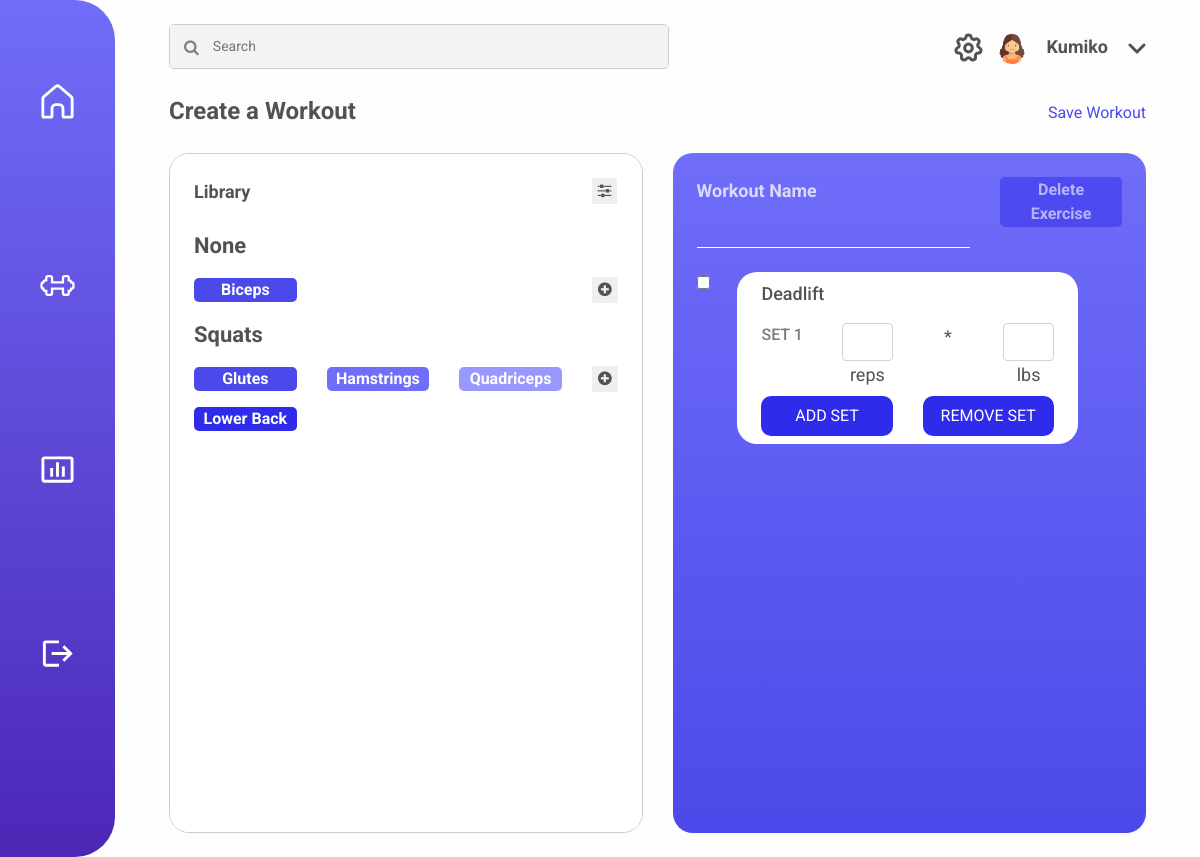
Page /create-workout/ (signed in) on the earlier database version.
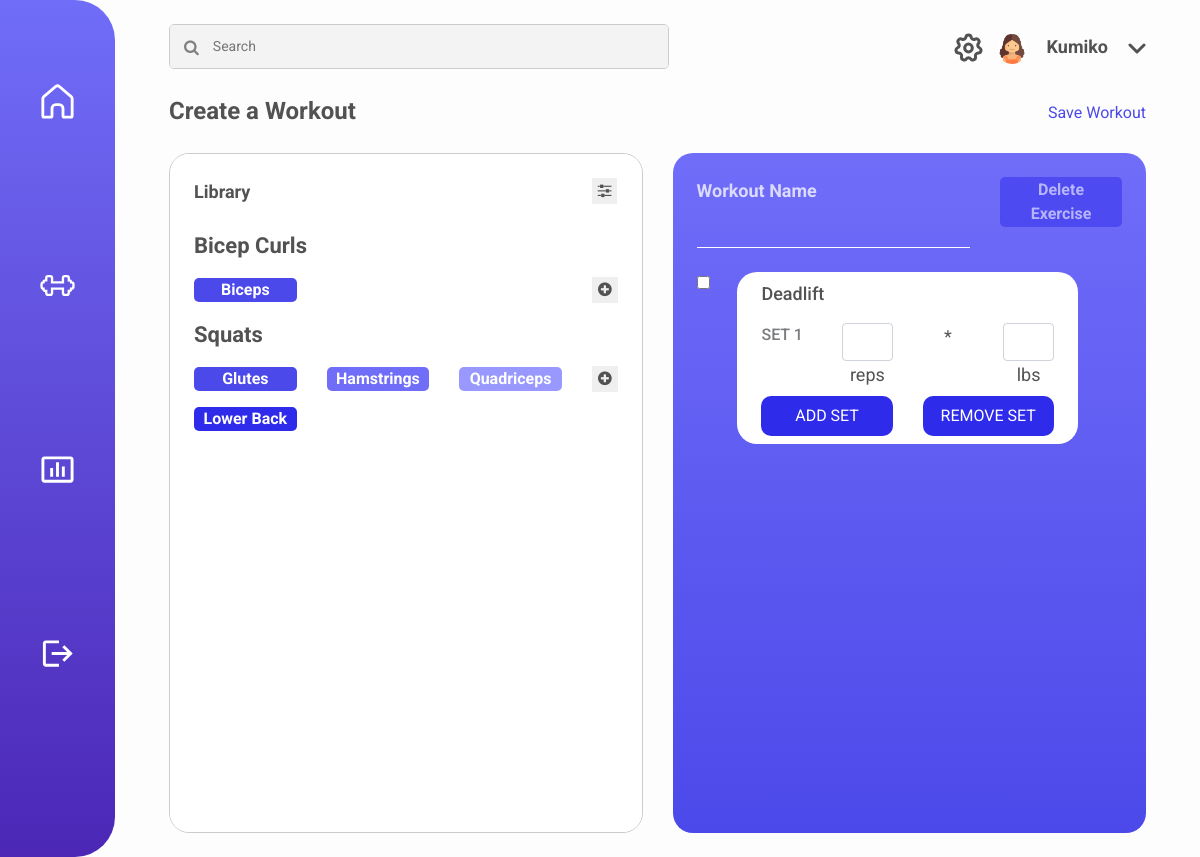
Same page on the later database version.
### dashboard/models.py (models this page shows)
class ExerciseType(models.Model):
	TYPES = (
		('Bicep-Curls', 'Bicep Curls'),
		('Squats', 'Squats'),
		('Jumping-Jacks', 'Jumping Jacks'),
		('Bench-Press', 'Bench Press'),
		('Bulgarian-Split-Squat', 'Bulgarian Split Squat'),
		('Chest-Fly', 'Chest Fly'),
		('Crunches', 'Crunches'),
		('Curtsy-Lunge', 'Curtsy Lunge'),
		('Good-Morning', 'Good Morning'),
		('Hip-Abduction', 'Hip Abduction'),
		('Hip-Thrusts', 'Hip Thrusts'),
		('Leg-Extension', 'Leg Extension'),
		('Leg-Press', 'Leg Press'),
		('Lying-Leg-Curl', 'Lying Leg Curl'),
		('RDL', 'RDL'),
		('Russian-Twists', 'Russian Twists'),
		('Sumo-Deadlift', 'Sumo Deadlift'),
		('Tricep-Extension', 'Tricep Extension')
	)
	MUSCLES = (
		('Abs', 'Abs'),
		('Back', 'Back'),
		('Biceps', 'Biceps'),
		('Calves', 'Calves'),
		('Chest', 'Chest'),
		('Forearms', 'Forearms'),
		('Glutes', 'Glutes'),
		('Hamstrings', 'Hamstrings'),
		('Quadriceps', 'Quadriceps'),
		('Shoulders', 'Shoulders'),
		('Traps', 'Traps'),
		('Triceps', 'Triceps'),
		('Upper Back', 'Upper Back'),
		('Lower Back', 'Lower Back')
		)
	name = models.CharField(max_length=120, choices = TYPES, default = 'bicep-curls')
	muscles_worked = MultiSelectField(max_length=120, choices = MUSCLES, default = 'biceps')
	video_link = models.URLField(max_length=500)
	def get_exercise_name(self):
		return dict(self.TYPES).get(self.name)

### dashboard/views.py (the view, shortened to what this page needs)
# urls.py: path('create-workout/', create_workout_view),
@login_required
def create_workout_view(request):
	exercises = ExerciseType.objects.all()
	return render(request, 'createworkout.html', {'exercises':exercises})

### templates/createworkout.html (shortened to what the changed rows need)
<!DOCTYPE html>
<html lang="en">
<head>
    {% load static %}
    <link rel="stylesheet" href="https://cdnjs.cloudflare.com/ajax/libs/font-awesome/4.7.0/css/font-awesome.min.css">
    <link href="{% static 'fitnessing/css/dashboard.css' %}" rel="stylesheet">
    <link rel="stylesheet" href="https://stackpath.bootstrapcdn.com/bootstrap/4.4.1/css/bootstrap.min.css">
</head>
<body>
    <div class="container-fluid main">
        <div class="row mx-0 p-4">
            <div class="col-sm-6">
                <div class="library_container">
                    {% for exercise in exercises %}
                    <div class="row pl-4 exercise">
                        <div class="col-sm-10" data-toggle="modal" data-target="#{{exercise.name}}Modal">
                            <div class="row">
                                <div class="col-sm-12">
                                    <p class="library_exercise_title">{{exercise.get_exercise_name}}</p>
                                </div>
                            </div>
                            <div class="row">
                                {% for muscle in exercise.muscles_worked %}
                                {% if forloop.counter0 == 0 %}
                                <div class="col-sm-4">
                                    <p class="muscles_worked muscle_bg1">{{muscle}}</p>
                                </div>
                                {% endif %}
                                {% endfor %}
                            </div>
                        </div>
                        <div class="col-sm-2 pt-4 mt-4">
                            <button class="add_button"><i class="fa fa-plus-circle" aria-hidden="true"></i></button>
                        </div>
                    </div>
                    {% endfor %}
                </div>
            </div>
        </div>
    </div>
</body>
</html>

Differences in the rows shown:
changed ExerciseType: get_exercise_name "None" → "Bicep Curls"
